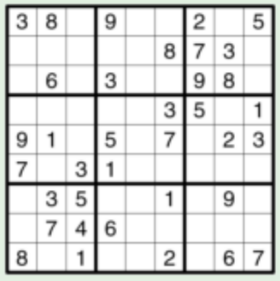
#> input picture data/test1.jpg, 280 x 281 px, found by its file name; its folder holds 6 pictures in this run
$ python extract_digits_from_sudoku_and_save.py
#> lines starting #> are read from the running program, lines starting #| are printed output that depends on the picture; after the words box and inside, x2 and y2 are one past the last pixel; in counts of white or black regions, pixels touching at a corner belong together
#> further down, puzzle is the input picture: shape (281, 280, 3); mean B, G, R 216.9, 217.9, 216.9
### utils/crop.py
import cv2
import matplotlib.pyplot as plt
import numpy as np


# [11 lines left out: function read_image, not called in this run]


def preprocess(image, display=False):
    """
        Blurs and thresholds the image to get a binary one
    """
#> called with display = False
    gray = cv2.cvtColor(image, cv2.COLOR_BGR2GRAY)
    blur = cv2.GaussianBlur(gray, (3, 3), 6)
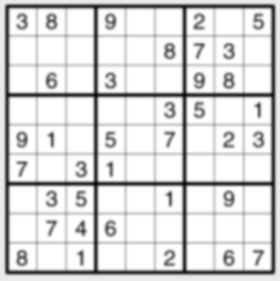
#> blur: shape (281, 280); min 9, max 255, mean 217.5
    threshold_img = cv2.adaptiveThreshold(blur, 255, 1, 1, 11, 2)
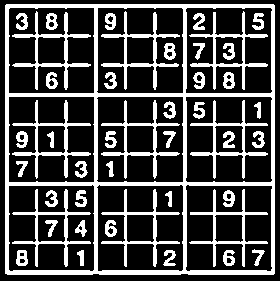
#> threshold_img: shape (281, 280); 27.1% white; 46 white regions
    if display:
        plt.figure()
        plt.imshow(threshold_img)
    return threshold_img


def main_outline(contour):
    biggest = np.array([])
    max_area = 0
    for i in contour:
        area = cv2.contourArea(i)
        if area > 50:
            peri = cv2.arcLength(i, True)
            approx = cv2.approxPolyDP(i, 0.02 * peri, True)
            if area > max_area and len(approx) == 4:
                biggest = approx
                max_area = area
    return biggest, max_area


def reframe(points):
    points = points.reshape((4, 2))
    points_new = np.zeros((4, 1, 2), dtype=np.int32)
    add = points.sum(1)
    points_new[0] = points[np.argmin(add)]
    points_new[3] = points[np.argmax(add)]
    diff = np.diff(points, axis=1)
    points_new[1] = points[np.argmin(diff)]
    points_new[2] = points[np.argmax(diff)]
    return points_new


def splitcells(img, display=False):
    rows = np.vsplit(img, 9)
    boxes = []
    for r in rows:
        cols = np.hsplit(r, 9)
        for box in cols:
            boxes.append(box)
    if display:
        plt.figure()
        plt.imshow(boxes[80])
    return boxes

### utils/extract_cells.py
from PIL import Image
from utils.crop import *


# Finding the outline of the sudoku puzzle in the image
def get_outline_puzzle(puzzle, su_puzzle, display=False):
#> called with display = False
    su_contour_1 = su_puzzle.copy()
    su_contour_2 = puzzle.copy()
    su_contour, hierarchy = cv2.findContours(su_puzzle, cv2.RETR_EXTERNAL, cv2.CHAIN_APPROX_SIMPLE)
#> su_contour = 1 contour; box (x1, y1, x2, y2) and area: (5, 4, 275, 275) 72614
    cv2.drawContours(su_contour_1, su_contour, -1, (0, 255, 0), 3)
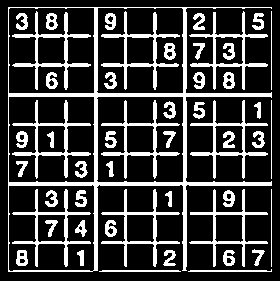
#> su_contour_1: shape (281, 280); 23% white; 51 white regions, largest, box (x1, y1, x2, y2) and area: (8, 7, 272, 272) 4877, (12, 11, 91, 90) 1018, (101, 11, 180, 90) 998
    black_img = np.zeros((450, 450, 3), np.uint8)
    su_biggest, su_maxArea = main_outline(su_contour)
#> the loop in main_outline, `for i in contour:` made 1 pass
#> (area, peri, biggest, max_area) on pass 1: (72614, 1077.3, [[6, 4], [5, 273], [273, 274], [274, 5]], 72614)
#> after the loop in main_outline, `for i in contour:`: max_area = 72614
#> su_biggest = [[6, 4], [5, 273], [273, 274], [274, 5]]; su_maxArea = 72614
    if su_biggest.size != 0:
        su_biggest = reframe(su_biggest)
#> in reframe, `points = points.reshape((4, 2))`: points = [[6, 4], [5, 273], [273, 274], [274, 5]]
#> in reframe, `add = points.sum(1)`: add = [10, 278, 547, 279]
#> in reframe, `diff = np.diff(points, axis=1)`: diff = [-2, 268, 1, -269]
#> su_biggest = [[6, 4], [274, 5], [5, 273], [273, 274]]
    cv2.drawContours(su_contour_2, su_biggest, -1, (0, 255, 0), 10)
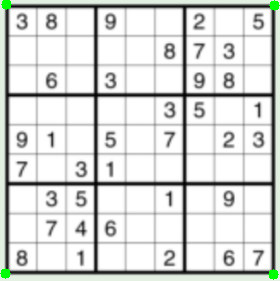
#> su_contour_2: shape (281, 280, 3); 0.41% of pixels changed, all inside (x1, y1, x2, y2) = (0, 0, 280, 280)
    su_pts1 = np.float32(su_biggest)
#> su_pts1 = [[6, 4], [274, 5], [5, 273], [273, 274]]
    su_pts2 = np.float32([[0, 0], [450, 0], [0, 450], [450, 450]])
    su_matrix = cv2.getPerspectiveTransform(su_pts1, su_pts2)
#> su_matrix = [[1.68, 0.00624, -10.1], [-0.00624, 1.67, -6.65], [1.78e-19, -3.37e-19, 1]]
    su_imagewrap = cv2.warpPerspective(puzzle, su_matrix, (450, 450))
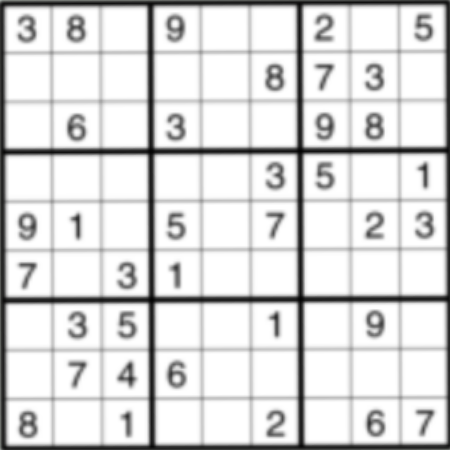
#> su_imagewrap: shape (450, 450, 3); mean B, G, R 218.6, 218.6, 218.6
    su_imagewrap = cv2.cvtColor(su_imagewrap, cv2.COLOR_BGR2GRAY)
#> su_imagewrap: shape (450, 450)

    if display:
        plt.figure()
        plt.imshow(su_imagewrap, cmap='Greys')

    return su_imagewrap


# [15 lines left out: function cropcell, not called in this run]


# [18 lines that do not run on import are left out]

### old/extract_digits_from_sudoku_and_save.py
from utils.extract_cells import *
from utils.post_process import *
import numpy as np


FOLDER = "data/"
FILE = "test1.jpg"

puzzle = cv2.imread(FOLDER + FILE)
su_puzzle = preprocess(puzzle)


su_imagewrap = get_outline_puzzle(puzzle, su_puzzle)
sudoku_cell = splitcells(su_imagewrap)
#> in splitcells, `rows = np.vsplit(img, 9)`: rows = 9 items
#> the loop in splitcells, `for r in rows:` made 9 passes
#> after the loop in splitcells, `for r in rows:`: boxes = 81 items
#> sudoku_cell = 81 items
#> (the run stopped early here; a loop or call above may not have finished)
